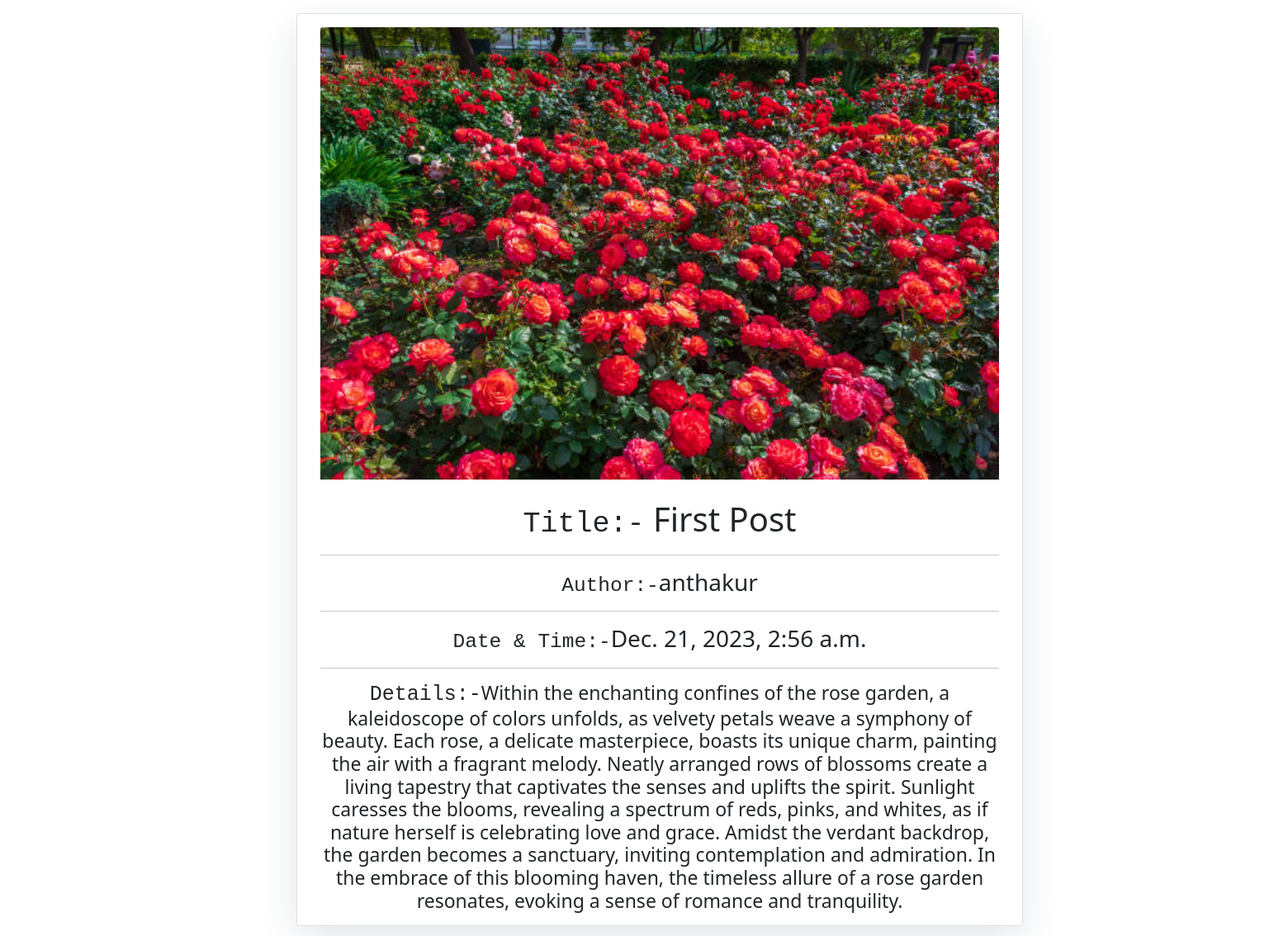
The app's page /blogweb/first-post/ with its own data.
### blogweb/models.py (models this page shows, shortened)
class Post(models.Model):
    title = models.CharField(max_length=200, unique=True)
    slug = models.SlugField(max_length=200, unique=True)
    author = models.ForeignKey(
        User, on_delete=models.CASCADE, related_name='blog_posts')
    image = models.ImageField(upload_to='post_images/',
                              default='default_value.jpg')
    content = models.TextField(max_length=800)
    status = models.IntegerField(choices=STATUS, default=0)
    created_on = models.DateTimeField(auto_now_add=True)
    class Meta:
        ordering = ['-created_on']

### blogweb/views.py (the view)
# urls.py: path('<slug:slug>/', views.PostDetail.as_view(), name='post_detail'),
class PostDetail(generic.DetailView):
    model = Post
    template_name = 'post_detail.html'
    slug_field = 'slug'
    slug_url_kwarg = 'slug'

### blogweb/templates/post_detail.html (shortened to what this page needs)
{% extends 'base.html' %} {% block content %}
<div class="container" style="justify-content:center;">
  <div class="row">
    <div class="col-md-8 card mb-4  mt-3 left  top">
      <div class="card-body">
        <img src="{{ post.image.url }}" class="card-img-top" alt="Your Image">
        <br>
        <br>
        <h1><pre>Title:-</pre>{% block title %} {{ object.title }} {% endblock title %}</h1>
        <hr>
        <h3><pre>Author:-</pre>{{ post.author }}</h3>
        <hr>
        <h3><pre>Date & Time:-</pre>{{ post.created_on }}</h3>
        <hr>
        <h4 class="card-text "><pre>Details:-</pre>{{ object.content | safe }}</h4>
      </div>
    </div>
    {% block sidebar %} {% include 'sidebar.html' %} {% endblock sidebar %}
  </div>
</div>
{% endblock content %}

### blogweb/templates/sidebar.html (style rules this page uses)
.card { box-shadow: 0 16px 48px #E3E7EB; }

### blogweb/templates/post_detail.html (style rules this page uses)
body { overflow-x:hidden; text-align:center; position:relative; left:239px; }
pre { font-weight:50; display:inline; }
h4 pre { font-weight:190; font-size:25px; display:inline; }
h4 { font-size:23px; font-weight:400; }

### records on screen
Post: image (picture), title "First Post", author "anthakur", created_on "Dec. 21, 2023, 2:56 a.m.", content "Within the enchanting confines of the rose garden, a kaleidoscope of colors unfolds, as velvety petals weave a symphony of beauty. Each rose, a delicate masterpiece, boasts its unique charm, painting the air with a fragrant melody. Neatly arranged rows of blossoms create a living tapestry that captivates the senses and uplifts the spirit. Sunlight caresses the blooms, revealing a spectrum of reds, pinks, and whites, as if nature herself is celebrating love and grace. Amidst the verdant backdrop, the garden becomes a sanctuary, inviting contemplation and admiration. In the embrace of this blooming haven, the timeless allure of a rose garden resonates, evoking a sense of romance and…"
